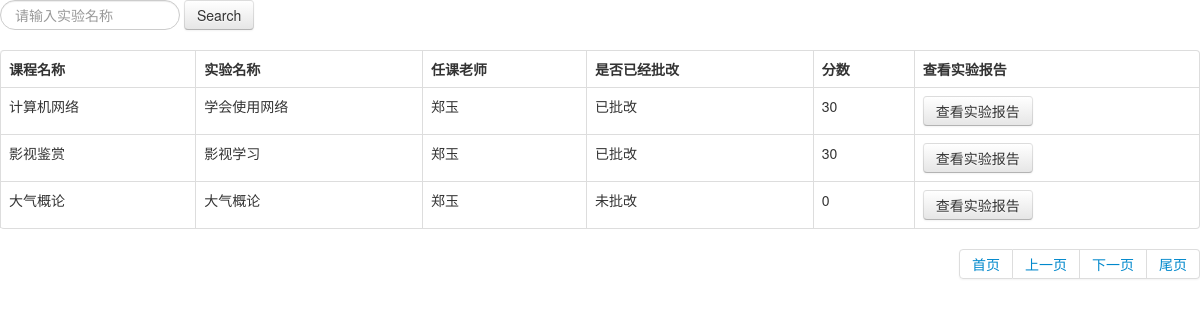
/sybgtjxt/student/zuoyeguanli/zycx.php (signed in), run on the app's committed database.
### tables this page shows
CREATE TABLE `report` (
  `sid` varchar(20) NOT NULL,
  `grade` varchar(20) NOT NULL,
  `assignmentid` int(11) NOT NULL,
  `rname` varchar(20) NOT NULL,
  `step` text NOT NULL,
  `result` text NOT NULL,
  `analyse` text NOT NULL,
  `pro` varchar(20) NOT NULL,
  `cname` varchar(20) NOT NULL,
  PRIMARY KEY (`sid`,`assignmentid`,`grade`,`pro`,`cname`)
);

CREATE TABLE `teacher` (
  `tid` varchar(20) NOT NULL,
  `tname` varchar(20) NOT NULL,
  PRIMARY KEY (`tid`)
);

CREATE TABLE `correct` (
  `tid` varchar(20) NOT NULL,
  `assignmentid` int(11) NOT NULL,
  `grade` varchar(20) NOT NULL,
  `mark` text NOT NULL,
  `pro` varchar(20) NOT NULL,
  `cname` varchar(20) NOT NULL,
  `sid` varchar(20) NOT NULL,
  `report_grade` int(11) NOT NULL,
  PRIMARY KEY (`tid`,`assignmentid`,`grade`,`pro`,`cname`,`sid`)
);

### sybgtjxt/student/zuoyeguanli/zycx.php (the view, shortened to what this page needs)
<?php
$pro = $_COOKIE["pro"];
$grade = $_COOKIE["grade"];
$uid = $_COOKIE['UserId'];
if (isset($_GET['page']) && (int) $_GET['page'] > 0)
    $page = $_GET['page'];
else {
    $page = 1;
}
$page_count = 3;
$select = mysql_query("select * from report where pro='$pro' and grade='$grade' and sid='$uid'");
$RecordCount = mysql_num_rows($select);
$PageCount = ceil($RecordCount / $page_count);
$offect = ($page - 1) * $page_count;
$sql = mysql_query("select * from report where pro='$pro' and grade='$grade' and sid='$uid' order by assignmentid desc limit $offect,$page_count");
?>
<!DOCTYPE html PUBLIC "-//W3C//DTDHTML 4.01//EN"
"http://www.w3.org/TR/html4/strict.dtd">
<html>
<head>
    <link href="../../css/bootstrap.css" rel="stylesheet">
     <link href="../../css/bootstrap-responsive.css" rel="stylesheet">
</head>
<body>
	<form action="zycx.php" method="post" name="form1" id="form1">
		<div class="form-search">
			<input type="text" name="searchrname" id="searchrname" class="input-medium search-query" placeholder="请输入实验名称" />
			<button type="submit" class="btn">Search</button>
		</div>
	</form>
	<div >
				<table class="table table-bordered">
				<thead>
					<tr >
						<th >课程名称</th>
						<th >实验名称</th>
						<th >任课老师</th>
						<th >是否已经批改</th>
						<th >分数</th>
						<th >查看实验报告</th>
					</tr>
					</thead>
				<?php
    while ($array = mysql_fetch_array($sql)) {
        ?>
		 <?php
            $cname = $array['cname'];
            $rname=  $array['rname'];
            $assignmentid = $array['assignmentid'];
            $sql_correct="select * from correct where assignmentid='$assignmentid' and pro='$pro' and grade='$grade' and sid='$uid' and cname='$cname'";
            $result_correct=mysql_query($sql_correct) or die(mysql_error());
            $sql_correctresult = mysql_fetch_array($result_correct);
            $tid = $sql_correctresult[0];
            $report_grade=$sql_correctresult['report_grade'];
            $sql_teacher = "select * from teacher where tid='$tid'";
            $result_teacher = mysql_query($sql_teacher) or die(mysql_error());
            $sql_teacherresult = mysql_fetch_array($result_teacher);
            $tname = $sql_teacherresult[1];
            $sql_submitreport="select * from submitreport where sid='$uid' and cname='$cname' and pro='$pro' and grade='$grade' and assignmentid='$assignmentid'";
           $result_submitreport=mysql_query($sql_submitreport) or die(mysql_error());
           $sql_submitreportresult = mysql_fetch_array($result_submitreport);
           $is_modify=$sql_submitreportresult['is_modify'];
            ?>
					<form action="chaxun.php" method="post">
					<tbody>
						<tr>
							<td><?php echo $cname;?></td>
							<td><?php echo $rname;?></td>
							<td><?php echo  $tname;?></td>
							<td><?php if( $is_modify==1) echo "已批改";else echo "未批改";?></td>
							<td><?php echo  $report_grade;?></td>
							<td><button type="submit" class="btn">查看实验报告</button></td>
						</tr>
                    </tbody>
					</form>
				<?php
    }
    ?>
    </table>
					<div class="pagination pagination-right">
								  <ul>
                                     <li><a href="zycx.php?page=1">首页</a></li>
								<li><a href="zycx.php?page=<?php  if($page==1){echo $page=1;} else {echo $page-1;}?>">上一页</a></li>
								<li><a href="zycx.php?page=<?php  if($page<$PageCount){echo $page+1;} else {echo $PageCount;}?>">下一页</a></li>
								<li><a href="zycx.php?page=<?php echo $PageCount;?>">尾页</a></li>
								</ul>
							</div>
			</div>
</body>
</html>

### data on the page
report: cname "计算机网络", rname "学会使用网络", teacher.tname "郑玉", shows "已批改", correct.report_grade "30"
report: cname "影视鉴赏", rname "影视学习", teacher.tname "郑玉", shows "已批改", correct.report_grade "30"
report: cname "大气概论", rname "大气概论", teacher.tname "郑玉", shows "未批改", correct.report_grade "0"
